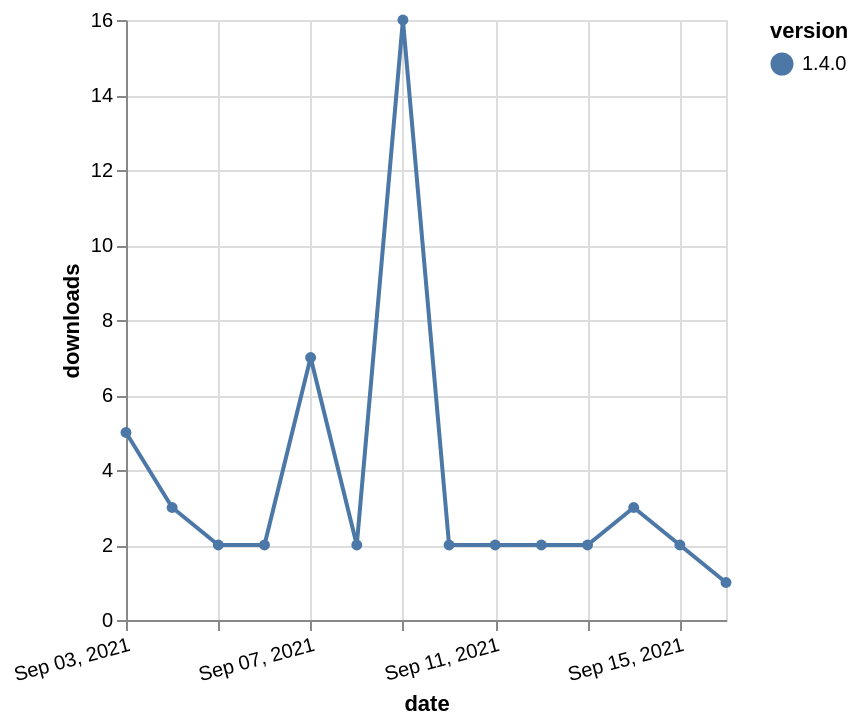

Write the Vega-Lite specification saved for this chart.
### Vega-Lite specification from a JSON file in a GitHub repository (floating-point values rounded to 4 significant figures)
{"$schema": "https://vega.github.io/schema/vega-lite/v5.json", "description": "A simple bar chart with embedded data.", "data": {"values": [{"date": "2021-09-03", "total": 7036, "delta": 5, "version": "1.4.0"}, {"date": "2021-09-04", "total": 7039, "delta": 3, "version": "1.4.0"}, {"date": "2021-09-05", "total": 7041, "delta": 2, "version": "1.4.0"}, {"date": "2021-09-06", "total": 7043, "delta": 2, "version": "1.4.0"}, {"date": "2021-09-07", "total": 7050, "delta": 7, "version": "1.4.0"}, {"date": "2021-09-08", "total": 7052, "delta": 2, "version": "1.4.0"}, {"date": "2021-09-09", "total": 7068, "delta": 16, "version": "1.4.0"}, {"date": "2021-09-10", "total": 7070, "delta": 2, "version": "1.4.0"}, {"date": "2021-09-11", "total": 7072, "delta": 2, "version": "1.4.0"}, {"date": "2021-09-12", "total": 7074, "delta": 2, "version": "1.4.0"}, {"date": "2021-09-13", "total": 7076, "delta": 2, "version": "1.4.0"}, {"date": "2021-09-14", "total": 7079, "delta": 3, "version": "1.4.0"}, {"date": "2021-09-15", "total": 7081, "delta": 2, "version": "1.4.0"}, {"date": "2021-09-16", "total": 7082, "delta": 1, "version": "1.4.0"}]}, "width": "container", "mark": {"type": "line", "point": {"filled": true}}, "encoding": {"x": {"field": "date", "type": "temporal", "timeUnit": "yearmonthdate", "title": "date", "axis": {"labelAngle": -15}}, "y": {"field": "delta", "type": "quantitative", "title": "downloads"}, "color": {"field": "version", "type": "nominal"}, "tooltip": {"field": "delta"}}}
